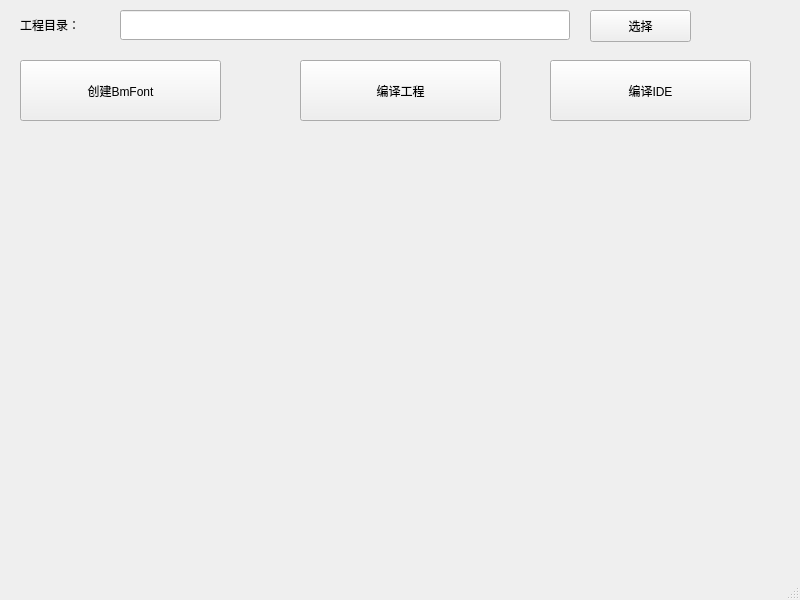
<?xml version="1.0" encoding="UTF-8"?>
<ui version="4.0">
 <class>MainWindow</class>
 <widget class="QMainWindow" name="MainWindow">
  <property name="geometry">
   <rect>
    <x>0</x>
    <y>0</y>
    <width>800</width>
    <height>600</height>
   </rect>
  </property>
  <property name="minimumSize">
   <size>
    <width>800</width>
    <height>600</height>
   </size>
  </property>
  <property name="maximumSize">
   <size>
    <width>800</width>
    <height>600</height>
   </size>
  </property>
  <property name="windowTitle">
   <string>MainWindow</string>
  </property>
  <widget class="QWidget" name="centralwidget">
   <widget class="QPushButton" name="btn_crtBmF">
    <property name="geometry">
     <rect>
      <x>20</x>
      <y>60</y>
      <width>201</width>
      <height>61</height>
     </rect>
    </property>
    <property name="styleSheet">
     <string notr="true">font: 24pt &quot;Helvetica&quot;;</string>
    </property>
    <property name="text">
     <string>创建BmFont</string>
    </property>
   </widget>
   <widget class="QLabel" name="label_3">
    <property name="geometry">
     <rect>
      <x>20</x>
      <y>10</y>
      <width>101</width>
      <height>30</height>
     </rect>
    </property>
    <property name="styleSheet">
     <string notr="true">font: 16pt &quot;Helvetica&quot;;</string>
    </property>
    <property name="text">
     <string>工程目录：</string>
    </property>
   </widget>
   <widget class="QPushButton" name="btn_selProj">
    <property name="geometry">
     <rect>
      <x>590</x>
      <y>10</y>
      <width>101</width>
      <height>32</height>
     </rect>
    </property>
    <property name="text">
     <string>选择</string>
    </property>
   </widget>
   <widget class="QLineEdit" name="txt_projPath">
    <property name="geometry">
     <rect>
      <x>120</x>
      <y>10</y>
      <width>450</width>
      <height>30</height>
     </rect>
    </property>
   </widget>
   <widget class="QPushButton" name="btn_buildIde">
    <property name="geometry">
     <rect>
      <x>550</x>
      <y>60</y>
      <width>201</width>
      <height>61</height>
     </rect>
    </property>
    <property name="styleSheet">
     <string notr="true">font: 24pt &quot;Helvetica&quot;;</string>
    </property>
    <property name="text">
     <string>编译IDE</string>
    </property>
   </widget>
   <widget class="QPushButton" name="btn_buildProj">
    <property name="geometry">
     <rect>
      <x>300</x>
      <y>60</y>
      <width>201</width>
      <height>61</height>
     </rect>
    </property>
    <property name="styleSheet">
     <string notr="true">font: 24pt &quot;Helvetica&quot;;</string>
    </property>
    <property name="text">
     <string>编译工程</string>
    </property>
   </widget>
   <widget class="QWidget" name="verticalLayoutWidget">
    <property name="geometry">
     <rect>
      <x>300</x>
      <y>130</y>
      <width>201</width>
      <height>401</height>
     </rect>
    </property>
    <layout class="QVBoxLayout" name="lay_otherCom"/>
   </widget>
  </widget>
  <widget class="QMenuBar" name="menubar">
   <property name="geometry">
    <rect>
     <x>0</x>
     <y>0</y>
     <width>800</width>
     <height>23</height>
    </rect>
   </property>
  </widget>
  <widget class="QStatusBar" name="statusbar"/>
 </widget>
 <resources/>
 <connections/>
</ui>
